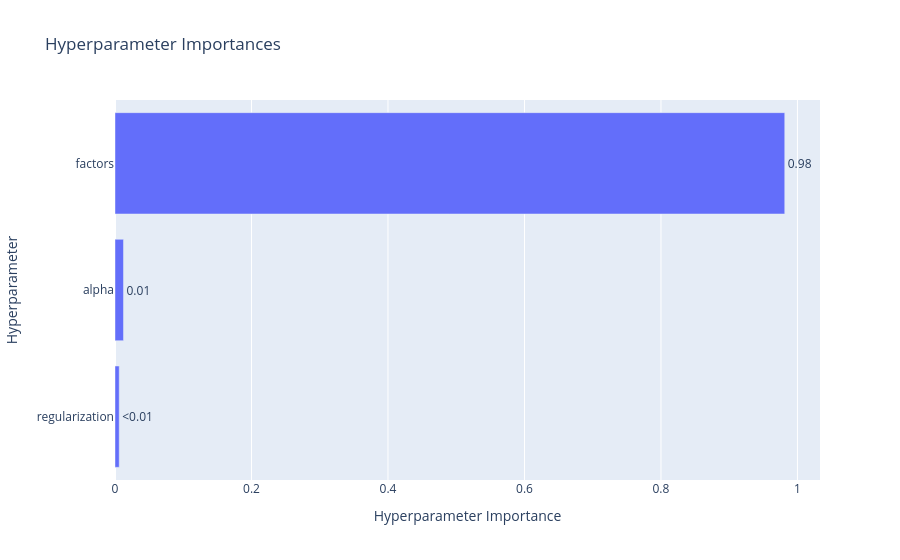

The cell this chart's notebook holds for it:
### Code cell
optuna.visualization.plot_param_importances(optuna_study)

### Figure 1 — Plotly figure (JSON) as saved in the notebook; plotly's stock layout.template omitted (floating-point values rounded to 4 significant figures)
{"data": [{"cliponaxis": false, "hovertemplate": ["regularization (FloatDistribution): 0.006197090273447625<extra></extra>", "alpha (FloatDistribution): 0.012412796735343921<extra></extra>", "factors (IntDistribution): 0.9813901129912084<extra></extra>"], "name": "Objective Value", "orientation": "h", "text": ["<0.01", "0.01", "0.98"], "textposition": "outside", "type": "bar", "x": [0.006197, 0.01241, 0.9814], "y": ["regularization", "alpha", "factors"]}], "layout": {"title": {"text": "Hyperparameter Importances"}, "xaxis": {"title": {"text": "Hyperparameter Importance"}}, "yaxis": {"title": {"text": "Hyperparameter"}}}}
